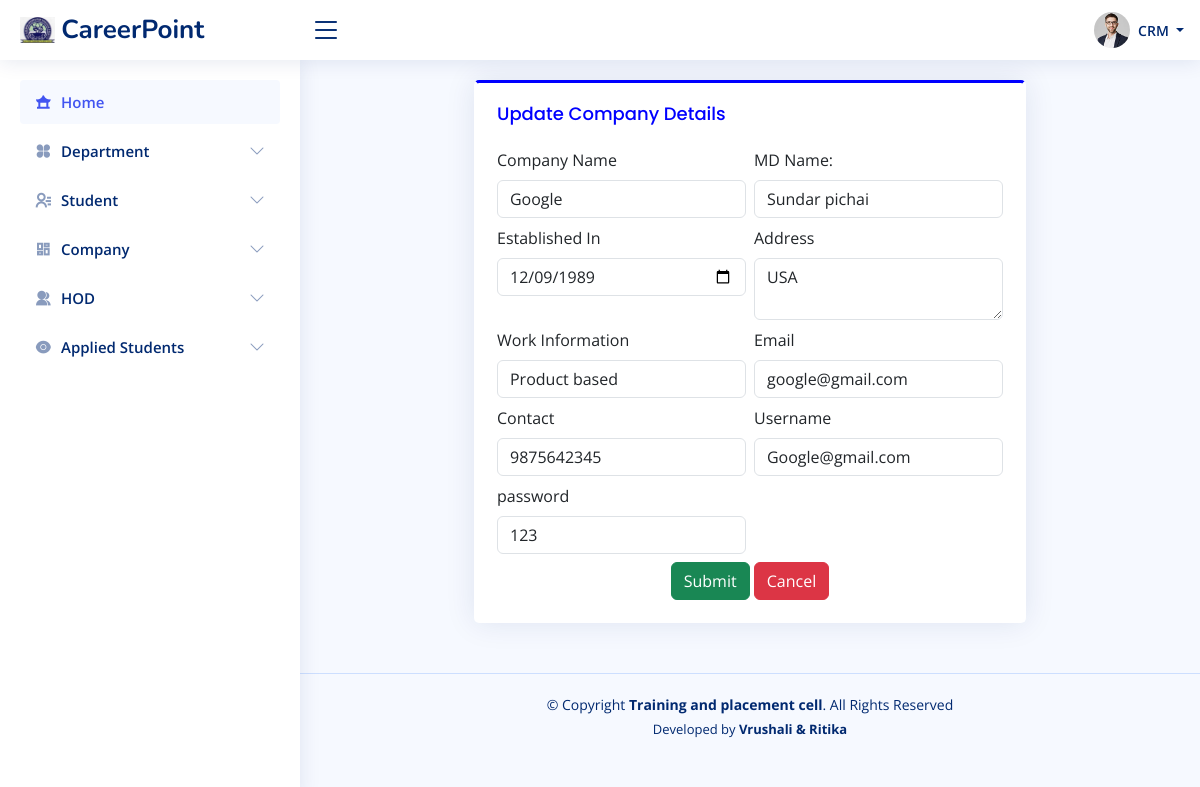
The app's page /Admin/update_company.php?id=12 (signed in) with its own data.
### tables this page shows
CREATE TABLE `company` (
  `ID` int(11) NOT NULL,
  `image` varchar(200) NOT NULL,
  `Company_Name` varchar(100) NOT NULL,
  `MD_Name` varchar(70) NOT NULL,
  `Established_In` date NOT NULL,
  `Address` varchar(400) NOT NULL,
  `Work_Information` varchar(600) NOT NULL,
  `Email` varchar(70) NOT NULL,
  `Contact` bigint(20) NOT NULL,
  `uname` varchar(100) NOT NULL,
  `pass` varchar(100) NOT NULL
);

### Admin/update_company.php (the view, shortened to what this page needs)
<!DOCTYPE html>
<?php
$con=mysqli_connect("localhost","root","","tpo_db")or die("Database Error....!");
    $company=mysqli_fetch_row(mysqli_query($con,"SELECT * FROM company WHERE ID='".$_GET['id']."'"));
?>
<html lang="en">
<head>
  <link href="assets/vendor/bootstrap/css/bootstrap.min.css" rel="stylesheet">
  <link href="assets/vendor/bootstrap-icons/bootstrap-icons.css" rel="stylesheet">
  <link href="assets/vendor/boxicons/css/boxicons.min.css" rel="stylesheet">
  <link href="assets/vendor/quill/quill.snow.css" rel="stylesheet">
  <link href="assets/vendor/quill/quill.bubble.css" rel="stylesheet">
  <link href="assets/vendor/remixicon/remixicon.css" rel="stylesheet">
  <link href="assets/vendor/simple-datatables/style.css" rel="stylesheet">
  <link href="assets/css/style.css" rel="stylesheet">
</head>
<body>
  <?php
    include('header.php');
  ?>
  <?php
    include('sidebar.php');
  ?>
  <main id="main" class="main">
    <div class="row">
      <div class="col-sm-2 well"></div>
      <div class="col-sm-8">
        <div class="card" style="border-style: solid; border-color:white;border-top-color: blue;">
            <div class="card-body">
              <h5 class="card-title" style="color: blue;">Update Company Details</h5>
              <form class="row g-2" action="update_company.php?id=<?php echo $company[0]?>" method="POST" enctype="multipart/form-data">
                <div class="col-md-6">
                  <label for="inputName5" class="form-label">Company Name</label>
                  <input type="text" value="<?php echo $company[2] ?>" class="form-control" id="inputName5" name="cname">
                </div>
                <div class="col-6">
                  <label for="inputAddress2" class="form-label">MD Name:</label>
                  <input type="text" value="<?php echo $company[3] ?>" class="form-control" name="mdname" >
                </div>
                <div class="col-md-6">
                  <label for="inputPassword5" class="form-label">Established In</label>
                  <input type="date" value="<?php echo $company[4] ?>" class="form-control" id="inputAddres5s" name="est">
                </div>
                <div class="col-6">
                  <label for="inputAddress5" class="form-label">Address</label>
                  <textarea cols="25" rows="2" class="form-control" name="address"><?php echo $company[5] ?></textarea>
                </div>
                <div class="col-6">
                  <label for="inputAddress5" class="form-label">Work Information</label>
                  <input type="text" value="<?php echo $company[6] ?>" class="form-control" id="inputAddres5s" name="work">
                </div>
                <div class="col-md-6">
                  <label for="inputName5" class="form-label">Email</label>
                  <input type="email" value="<?php echo $company[7] ?>" class="form-control" id="inputName5" name="mail">
                </div>
                <div class="col-md-6">
                  <label for="inputZip" class="form-label">Contact</label>
                  <input type="number" value="<?php echo $company[8] ?>" class="form-control" id="inputZip" name="contact">
                </div>
                <div class="col-md-6">
                  <label for="inputName5" class="form-label">Username</label>
                  <input type="text" value="<?php echo $company[9] ?>" class="form-control" id="inputName5" name="uname">
                </div>
                <div class="col-md-6">
                  <label for="inputZip" class="form-label">password</label>
                  <input type="text" value="<?php echo $company[10] ?>" class="form-control" id="inputPassword5" name="pass">
                </div>
                <div class="text-center">
                  <button type="submit" class="btn btn-success" name="save">Submit</button>
                  <button type="reset" class="btn btn-danger" name="cancel">Cancel</button>
                </div>
              </form>
            </div>
          </div>
    </div>
  </main>
  <?php
  include('footer.php');
  ?>
</body>
</html>

### Admin/assets/css/style.css (style rules this page uses)
:root { scroll-behavior: smooth; }
body { font-family: "Open Sans", sans-serif; background: #f6f9ff; color: #444444; }
h1, h2, h3, h4, h5, h6 { font-family: "Nunito", sans-serif; }
#main { margin-top: 60px; padding: 20px 30px; transition: all 0.3s; }
.card { margin-bottom: 30px; border: none; border-radius: 5px; box-shadow: 0px 0 30px rgba(1, 41, 112, 0.1); }
.card-title { padding: 20px 0 15px 0; font-size: 18px; font-weight: 500; color: #012970; font-family: "Poppins", sans-serif; }
.card-body { padding: 0 20px 20px 20px; }
@media (min-width: 1200px) { #main, #footer { margin-left: 300px; } }

### records on screen
company: cname "Google", mdname "Sundar pichai", est "12/09/1989", address "USA", work "Product based", mail "google@gmail.com", contact "9875642345", uname "Google@gmail.com", pass "123"
